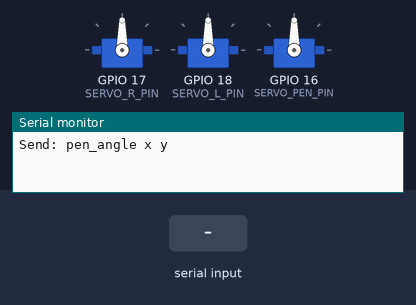
The sketch below on a simulated ESP32. Shown: 3 × servo, the last lines printed to the serial monitor. Inputs (shaded band) come from the test bench.

Above: at 1.2 s.
1.3 s: "90,45\n" received over Serial
At 3.8 s:
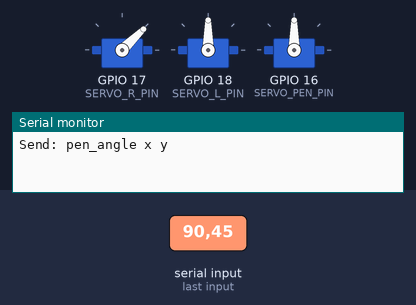
4.3 s: "30,150,10\n" received over Serial
At 4.7 s:
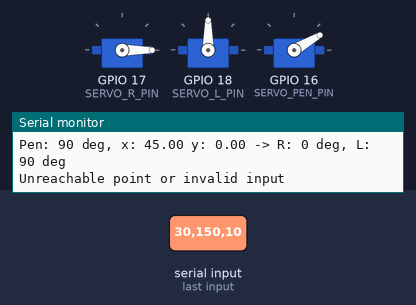
5.8 s: "1,90\n" received over Serial
At 8.5 s:
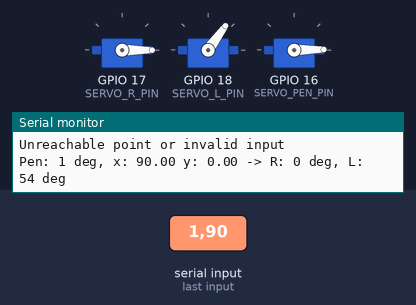
8.8 s: "90,45,200\n" received over Serial
At 9.2 s:
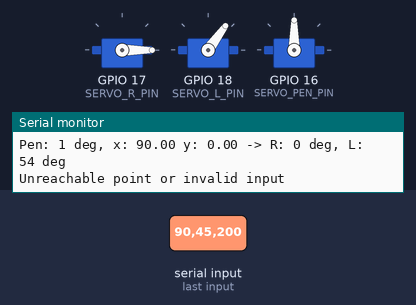
10.3 s: "30,150\n" received over Serial
At 13.2 s:
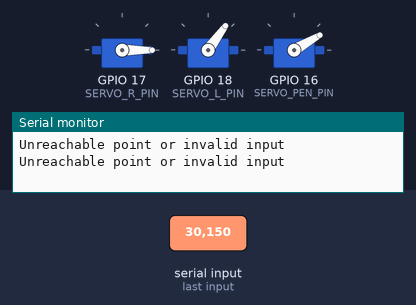
Timing chart, 0 to 14.3 s (numbered marks = the images above; inputs shaded):
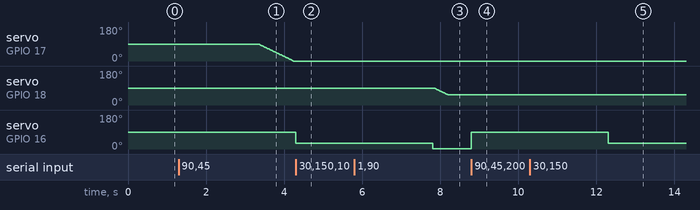

Measured:
- after the input at 1.3 s, servo on GPIO 17 (SERVO_R_PIN): moves from 90° to 0° over 0.88 s, starting after 2.1 s
- after the input at 4.3 s, servo on GPIO 16 (SERVO_PEN_PIN): 90° → 30° at once
- after the input at 5.8 s, servo on GPIO 18 (SERVO_L_PIN): moves from 90° to 54° over 0.34 s, starting after 2.1 s; servo on GPIO 16 (SERVO_PEN_PIN): 30° → 1° after 2.0 s
- after the input at 8.8 s, servo on GPIO 16 (SERVO_PEN_PIN): 1° → 90° at once
- after the input at 10.3 s, servo on GPIO 16 (SERVO_PEN_PIN): 90° → 30° after 2.0 s

The sketch:

inverseKinematics.ino
```cpp
#include <math.h>
#include <stdio.h>
#ifndef M_PI
#define M_PI 3.14159265358979323846
#endif
#include <Arduino.h>
#include <ESP32Servo.h>

const int SERVO_R_PIN = 17;
const int SERVO_L_PIN = 18;
const int SERVO_PEN_PIN = 16;

const float LINK_L1 = 60.0f;
const float LINK_L2 = 85.0f;

int currentRPos = 90;
int currentLPos = 90;
const int SERVO_SPEED = 2;
const int SERVO_DELAY = 20;

Servo servoR;
Servo servoL;
Servo servoPen;

void moveServosSlowly(int targetR, int targetL, int SERVO_SPEED, int SERVO_DELAY)
{
    currentRPos = servoR.read();
    currentLPos = servoL.read();
    while (currentRPos != targetR || currentLPos != targetL)
    {
        if (currentRPos < targetR)
        {
            currentRPos = min(currentRPos + SERVO_SPEED, targetR);
        }
        else if (currentRPos > targetR)
        {
            currentRPos = max(currentRPos - SERVO_SPEED, targetR);
        }

        if (currentLPos < targetL)
        {
            currentLPos = min(currentLPos + SERVO_SPEED, targetL);
        }
        else if (currentLPos > targetL)
        {
            currentLPos = max(currentLPos - SERVO_SPEED, targetL);
        }
        servoR.write(currentRPos);
        servoL.write(currentLPos);
        delay(SERVO_DELAY);
    }
}

void inverseKinematics(float *angleR, float *angleL, float x, float y, float L1, float L2)
{
    float distR = sqrtf((x - 15) * (x - 15) + y * y);
    float distL = sqrtf((x + 15) * (x + 15) + y * y);
    float angle1r = acos((distR * distR + L1 * L1 - L2 * L2) / (2 * L1 * distR)) * (180 / M_PI);
    float angle2r = acos((distR * distR + 30 * 30 - distL * distL) / (2 * distR * 30)) * (180 / M_PI);
    *angleR = angle1r - (90 - angle2r);

    float angle1l = acos((distL * distL + L1 * L1 - L2 * L2) / (2 * L1 * distL)) * (180 / M_PI);
    float angle2l = acos((distL * distL + 30 * 30 - distR * distR) / (2 * distL * 30)) * (180 / M_PI);
    *angleL = (angle1l - (90 - angle2l));
}

void setup()
{
    Serial.begin(115200);
    servoR.attach(SERVO_R_PIN);
    servoL.attach(SERVO_L_PIN);
    servoPen.attach(SERVO_PEN_PIN);

    servoR.write(90);
    servoL.write(90);
    servoPen.write(90);

    Serial.println("Send: pen_angle x y");
}

void loop()
{
    if (Serial.available() > 0)
    {
        int penAngle = Serial.parseInt();
        float x = Serial.parseFloat();
        float y = Serial.parseFloat();

        Serial.readStringUntil('\n');

        penAngle = constrain(penAngle, 0, 180);
        servoPen.write(penAngle);

        delay(50);

        float angleR = 0.0f;
        float angleL = 0.0f;

        inverseKinematics(&angleR, &angleL, x, y, LINK_L1, LINK_L2);

        if (isnan(angleR) || isnan(angleL))
        {
            Serial.println("Unreachable point or invalid input");
            return;
        }

        int rCmd = 90 - (int)roundf(angleR);
        int lCmd = 90 + (int)roundf(angleL);

        rCmd = constrain(rCmd, 0, 180);
        lCmd = constrain(lCmd, 0, 180);

        moveServosSlowly(rCmd, lCmd, SERVO_SPEED, SERVO_DELAY);

        Serial.print("Pen: ");
        Serial.print(penAngle);
        Serial.print(" deg, x: ");
        Serial.print(x);
        Serial.print(" y: ");
        Serial.print(y);
        Serial.print(" -> R: ");
        Serial.print(rCmd);
        Serial.print(" deg, L: ");
        Serial.print(lCmd);
        Serial.println(" deg");
    }
}
```
